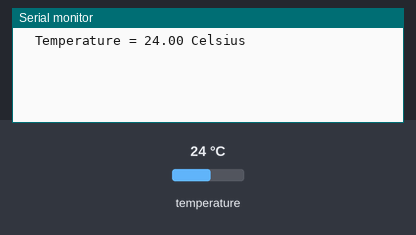
Simulated run of this sketch. Board: Arduino Uno, built with avr-gcc and run on an emulated ATmega328P. Parts: the last lines printed to the serial monitor. Inputs (shaded band) come from the test bench; at power-on: temperature 24 °C. Storage starts empty.

Above: at 18.0 s.
18.1 s: temperature set to 12 °C
At 20.8 s:
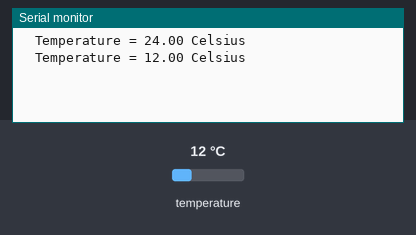
33.3 s: temperature set to 19 °C
At 42.2 s:
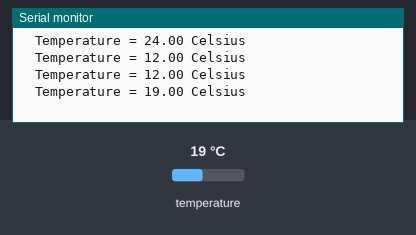
Timing chart, 0 to 43.7 s (numbered marks = the images above; inputs shaded):
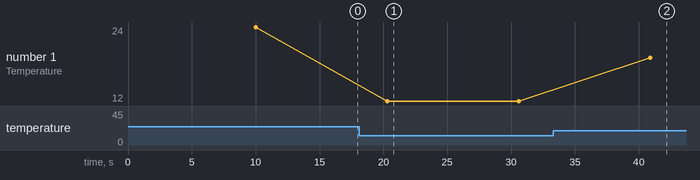

Measured:
- after the input at 18.1 s, the serial monitor: prints a new line after 2.2 s (image 1)
- after the input at 33.3 s, the serial monitor: prints a new line after 7.6 s (image 2)
- plotted number 1: 24 → 12 after the input at 18.1 s, 12 → 19 after the input at 33.3 s

The sketch:

temperatura.ino
```cpp
#include <OneWire.h>
#include <SPI.h>
#include <SD.h>

File myFile;
// OneWire DS18S20, DS18B20, DS1822 Temperature Example
//
// http://www.pjrc.com/teensy/td_libs_OneWire.html
//
// The DallasTemperature library can do all this work for you!
// https://github.com/milesburton/Arduino-Temperature-Control-Library

OneWire  ds(10);  // on pin 10 (a 4.7K resistor is necessary)

void setup(void) {
  Serial.begin(9600);

}

void loop(void) {
  byte i;
  byte present = 0;
  byte type_s;
  byte data[12];
  byte addr[8];
  float celsius, fahrenheit;

  if ( !ds.search(addr)) {
    //Serial.println("No more addresses.");
    //Serial.println();
    ds.reset_search();
    delay(250);
    return;
  }
  /*
  Serial.print("ROM =");
  for( i = 0; i < 8; i++) {
    Serial.write(' ');
    Serial.print(addr[i], HEX);
  }
*/
  if (OneWire::crc8(addr, 7) != addr[7]) {
      Serial.println("CRC is not valid!");
      return;
  }
  //Serial.println();

  ds.reset();
  ds.select(addr);
  ds.write(0x44, 1);        // start conversion, with parasite power on at the end

  delay(10000);     // maybe 750ms is enough, maybe not
  // we might do a ds.depower() here, but the reset will take care of it.

  present = ds.reset();
  ds.select(addr);
  ds.write(0xBE);         // Read Scratchpad

  //Serial.print("  Data = ");
 // Serial.print(present, HEX);
 // Serial.print(" ");
  for ( i = 0; i < 9; i++) {           // we need 9 bytes
    data[i] = ds.read();
    //Serial.print(data[i], HEX);
   // Serial.print(" ");
  }
  //Serial.print(" CRC=");
  //Serial.print(OneWire::crc8(data, 8), HEX);
  Serial.println();

  // Convert the data to actual temperature
  // because the result is a 16 bit signed integer, it should
  // be stored to an "int16_t" type, which is always 16 bits
  // even when compiled on a 32 bit processor.
  int16_t raw = (data[1] << 8) | data[0];

  celsius = (float)raw / 16.0;
  Serial.print("  Temperature = ");
  Serial.print(celsius);
  myFile = SD.open("test.txt", FILE_WRITE);
  myFile.println(celsius);
  myFile.close();
  Serial.print(" Celsius ");

}
```
